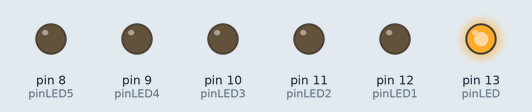
This sketch was run on a simulated Arduino Uno, built with avr-gcc and run on an emulated ATmega328P. Parts: output pins drawn as LEDs (lit = HIGH).

Above: at 0.2 s.
At 1.7 s:
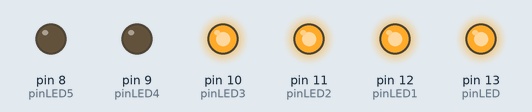
At 2.5 s:
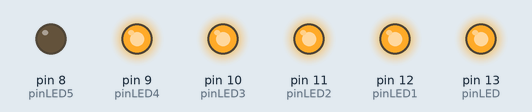
At 4.2 s:
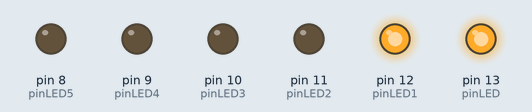
At 5.2 s:
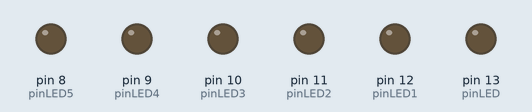
At 6.7 s:
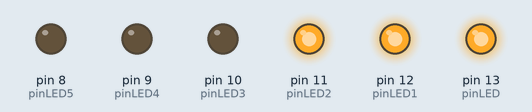
Timing chart, 0 to 7.2 s (numbered marks = the images above):
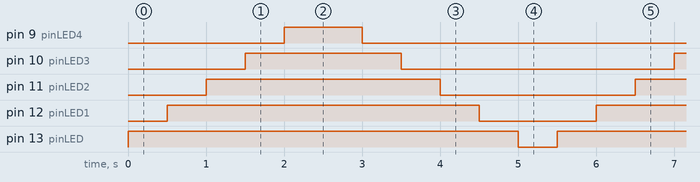

The sketch:

sketch_may19a.ino
```cpp
int pinLED = 13;
int pinLED1 = 12;
int pinLED2 = 11;
int pinLED3 = 10;
int pinLED4 = 9;
int pinLED5 = 8;
int timeDelay = 500;

void setup() {
  // put your setup code here, to run once:
  pinMode(13,OUTPUT);
  pinMode(12,OUTPUT);
  pinMode(11,OUTPUT);
  pinMode(10,OUTPUT);
  pinMode(9,OUTPUT);
  pinMode(8,OUTPUT);
}

void loop() {
  // put your main code here, to run repeatedly:
  digitalWrite(pinLED, HIGH);
  delay(timeDelay);
  digitalWrite(pinLED1, HIGH);
  delay(timeDelay);
  digitalWrite(pinLED2, HIGH);
  delay(timeDelay);
  digitalWrite(pinLED3, HIGH);
  delay(timeDelay);
  digitalWrite(pinLED4, HIGH);
  delay(timeDelay);
  digitalWrite(pinLED5, HIGH);

  digitalWrite(pinLED5, LOW);
  delay(timeDelay);
  digitalWrite(pinLED4, LOW);
  delay(timeDelay);
  digitalWrite(pinLED3, LOW);
  delay(timeDelay);
  digitalWrite(pinLED2, LOW);
  delay(timeDelay);
  digitalWrite(pinLED1, LOW);
  delay(timeDelay);
  digitalWrite(pinLED, LOW);
  delay(timeDelay);

//  digitalWrite(pinLED1, HIGH);
//  delay(timeDelay);
//  digitalWrite(pinLED1, LOW);
//  delay(timeDelay);
//
//  digitalWrite(pinLED2, HIGH);
//  delay(timeDelay);
//  digitalWrite(pinLED2, LOW);
//  delay(timeDelay);
//
//  digitalWrite(pinLED3, HIGH);
//  delay(timeDelay);
//  digitalWrite(pinLED3, LOW);
//  delay(timeDelay);
//
//  digitalWrite(pinLED4, HIGH);
//  delay(timeDelay);
//  digitalWrite(pinLED4, LOW);
//  delay(timeDelay);
//
//  digitalWrite(pinLED5, HIGH);
//  delay(timeDelay);
//  digitalWrite(pinLED5, LOW);
//  delay(timeDelay);


}
```

Measured:
- by itself, pin 9 (pinLED4): alternates HIGH for 1.0 s and LOW for 4.5 s
- by itself, pin 10 (pinLED3): alternates HIGH for 2.0 s and LOW for 3.5 s
- by itself, pin 11 (pinLED2): alternates HIGH for 3.0 s and LOW for 2.5 s
- by itself, pin 12 (pinLED1): alternates HIGH for 4.0 s and LOW for 1.5 s
- by itself, pin 13 (pinLED): alternates HIGH for 5.0 s and LOW for 0.50 s
